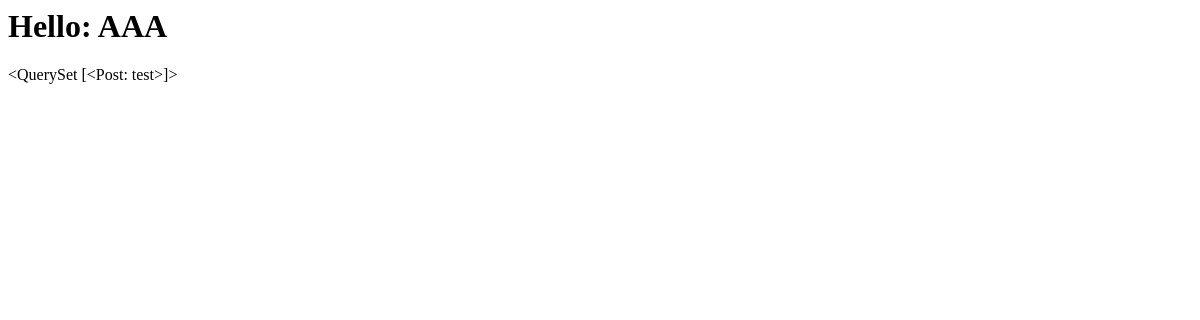
/blog/cbv-index/, run on an earlier commit of the app's database.
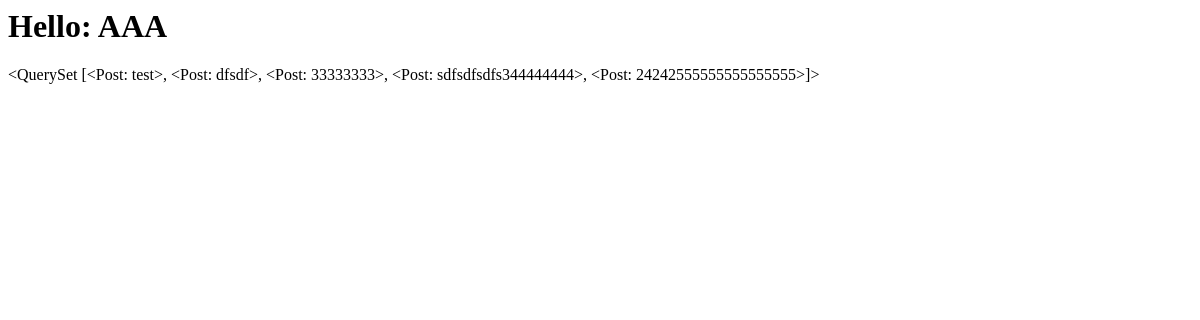
And on a later commit of the database.
### blog/models.py (models this page shows)
class Post(models.Model):
    author = models.ForeignKey(User, on_delete=models.CASCADE)
    image = models.ImageField(null=True, blank=True)
    title = models.CharField(max_length=250)
    content = models.TextField()
    status = models.BooleanField()
    category = models.ForeignKey('Category', on_delete=models.SET_NULL, null=True)
    created_at = models.DateTimeField(auto_now_add=True)
    updated_at = models.DateTimeField(auto_now=True)
    published_at = models.DateTimeField()
    def __str__(self):
        return self.title

### blog/views.py (the view)
# urls.py: path('cbv-index/', views.IndexView.as_view(), name='cbv-index'),
class IndexView(TemplateView):
    template_name = 'index.html'
    def get_context_data(self, **kwargs):
        context = super().get_context_data(**kwargs)
        context['name'] = 'AAA'
        context['posts'] = Post.objects.all()
        return context

### templates/index.html
<h1>Hello: {{name}}</h1>
{{posts}}

What changed in the data, as far as the page shows it:
changed Post: title.title "<QuerySet [<Post: test>]>" → "<QuerySet [<Post: test>, <Post: dfsdf>, <Post: 33333333>, <Post: sdfsdfsdfs344444444>, <Post: 24242555555555555555>]>"
